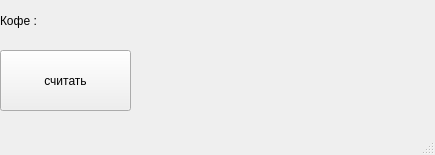
<?xml version="1.0" encoding="UTF-8"?>
<ui version="4.0">
 <class>MainWindow</class>
 <widget class="QMainWindow" name="MainWindow">
  <property name="geometry">
   <rect>
    <x>0</x>
    <y>0</y>
    <width>435</width>
    <height>155</height>
   </rect>
  </property>
  <property name="windowTitle">
   <string>MainWindow</string>
  </property>
  <widget class="QWidget" name="centralwidget">
   <widget class="QLabel" name="label">
    <property name="geometry">
     <rect>
      <x>0</x>
      <y>0</y>
      <width>421</width>
      <height>41</height>
     </rect>
    </property>
    <property name="text">
     <string>Кофе :</string>
    </property>
   </widget>
   <widget class="QPushButton" name="pushButton">
    <property name="geometry">
     <rect>
      <x>0</x>
      <y>50</y>
      <width>131</width>
      <height>61</height>
     </rect>
    </property>
    <property name="text">
     <string>считать</string>
    </property>
   </widget>
  </widget>
  <widget class="QMenuBar" name="menubar">
   <property name="geometry">
    <rect>
     <x>0</x>
     <y>0</y>
     <width>435</width>
     <height>21</height>
    </rect>
   </property>
  </widget>
  <widget class="QStatusBar" name="statusbar"/>
 </widget>
 <resources/>
 <connections/>
</ui>
